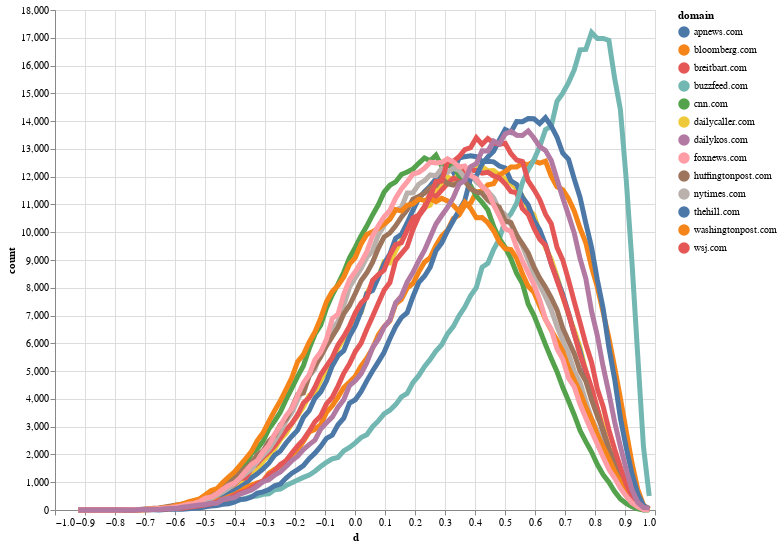

Write notebook code for a chart like this one.
### Code cell
highlight = alt.selection(
    type='single',
    on='mouseover',
    fields=['domain'],
    nearest=True,
)

base = (alt
    .Chart(hist_df, width=700, height=500)
    .encode(x='d', y='count', color='domain'))

points = (base
    .mark_circle()
    .encode(opacity=alt.value(0))
    .add_selection(highlight)
    .properties(width=600))

lines = (base
    .mark_line()
    .encode(size=alt.condition(~highlight, alt.value(2), alt.value(5)), tooltip='domain'))

points + lines

### Figure 1 — Vega-Lite specification as saved in the notebook (floating-point values rounded to 4 significant figures; data arrays with more than 128 entries replaced by an {"elided": "..."} marker saying what was removed)
{"$schema": "https://vega.github.io/schema/vega-lite/v2.6.0.json", "config": {"view": {"height": 300, "width": 400}}, "datasets": {"data-3d6a3d3e2fbbc534b4a6c2652d8bf36f": {"elided": "1300 records"}}, "layer": [{"data": {"name": "data-3d6a3d3e2fbbc534b4a6c2652d8bf36f"}, "encoding": {"color": {"field": "domain", "type": "nominal"}, "opacity": {"value": 0}, "x": {"field": "d", "type": "quantitative"}, "y": {"field": "count", "type": "quantitative"}}, "height": 500, "mark": "circle", "selection": {"selector066": {"empty": "all", "fields": ["domain"], "nearest": true, "on": "mouseover", "resolve": "global", "type": "single"}}, "width": 600}, {"data": {"name": "data-3d6a3d3e2fbbc534b4a6c2652d8bf36f"}, "encoding": {"color": {"field": "domain", "type": "nominal"}, "size": {"condition": {"selection": {"not": "selector066"}, "value": 2}, "value": 5}, "tooltip": {"field": "domain", "type": "nominal"}, "x": {"field": "d", "type": "quantitative"}, "y": {"field": "count", "type": "quantitative"}}, "height": 500, "mark": "line", "width": 700}]}
